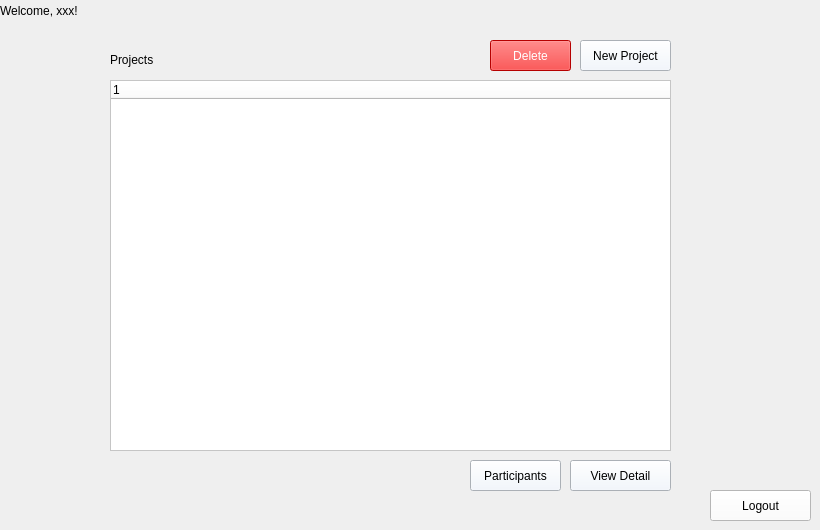
      <widget class="QWidget" name="main">
       <widget class="QPushButton" name="logout">
        <property name="geometry">
         <rect>
          <x>710</x>
          <y>490</y>
          <width>101</width>
          <height>31</height>
         </rect>
        </property>
        <property name="styleSheet">
         <string notr="true">color: rgb(0, 0, 0);
background-color: rgb(255, 255, 255);</string>
        </property>
        <property name="text">
         <string>Logout</string>
        </property>
       </widget>
       <widget class="QLabel" name="welcomeLabel">
        <property name="geometry">
         <rect>
          <x>0</x>
          <y>-10</y>
          <width>281</width>
          <height>41</height>
         </rect>
        </property>
        <property name="styleSheet">
         <string notr="true">color: rgb(0, 0, 0);
font: 14pt &quot;Segoe UI&quot;;</string>
        </property>
        <property name="text">
         <string>Welcome, xxx!</string>
        </property>
       </widget>
       <widget class="QLabel" name="label_10">
        <property name="geometry">
         <rect>
          <x>110</x>
          <y>50</y>
          <width>63</width>
          <height>20</height>
         </rect>
        </property>
        <property name="styleSheet">
         <string notr="true">color: rgb(0, 0, 0);
font: 11pt &quot;Segoe UI&quot;;</string>
        </property>
        <property name="text">
         <string>Projects</string>
        </property>
       </widget>
       <widget class="QPushButton" name="viewDetail">
        <property name="geometry">
         <rect>
          <x>570</x>
          <y>460</y>
          <width>101</width>
          <height>31</height>
         </rect>
        </property>
        <property name="styleSheet">
         <string notr="true">color: rgb(0, 0, 0);
background-color: rgb(240, 246, 255);</string>
        </property>
        <property name="text">
         <string>View Detail</string>
        </property>
       </widget>
       <widget class="QPushButton" name="viewParticipants">
        <property name="geometry">
         <rect>
          <x>470</x>
          <y>460</y>
          <width>91</width>
          <height>31</height>
         </rect>
        </property>
        <property name="styleSheet">
         <string notr="true">color: rgb(0, 0, 0);
background-color: rgb(240, 246, 255);</string>
        </property>
        <property name="text">
         <string>Participants</string>
        </property>
       </widget>
       <widget class="QPushButton" name="createNew">
        <property name="geometry">
         <rect>
          <x>580</x>
          <y>40</y>
          <width>91</width>
          <height>31</height>
         </rect>
        </property>
        <property name="styleSheet">
         <string notr="true">color: rgb(0, 0, 0);
background-color: rgb(240, 246, 255);</string>
        </property>
        <property name="text">
         <string>New Project</string>
        </property>
       </widget>
       <widget class="QPushButton" name="deleteProject">
        <property name="geometry">
         <rect>
          <x>490</x>
          <y>40</y>
          <width>81</width>
          <height>31</height>
         </rect>
        </property>
        <property name="styleSheet">
         <string notr="true">background-color: rgb(255, 0, 0);
color: rgb(255, 255, 255);</string>
        </property>
        <property name="text">
         <string>Delete</string>
        </property>
       </widget>
       <widget class="QTreeWidget" name="projectList_2">
        <property name="geometry">
         <rect>
          <x>110</x>
          <y>80</y>
          <width>561</width>
          <height>371</height>
         </rect>
        </property>
        <property name="styleSheet">
         <string notr="true">color: rgb(0, 0, 0);
background-color: rgb(255, 255, 255);</string>
        </property>
        <column>
         <property name="text">
          <string notr="true">1</string>
         </property>
        </column>
       </widget>
      </widget>
